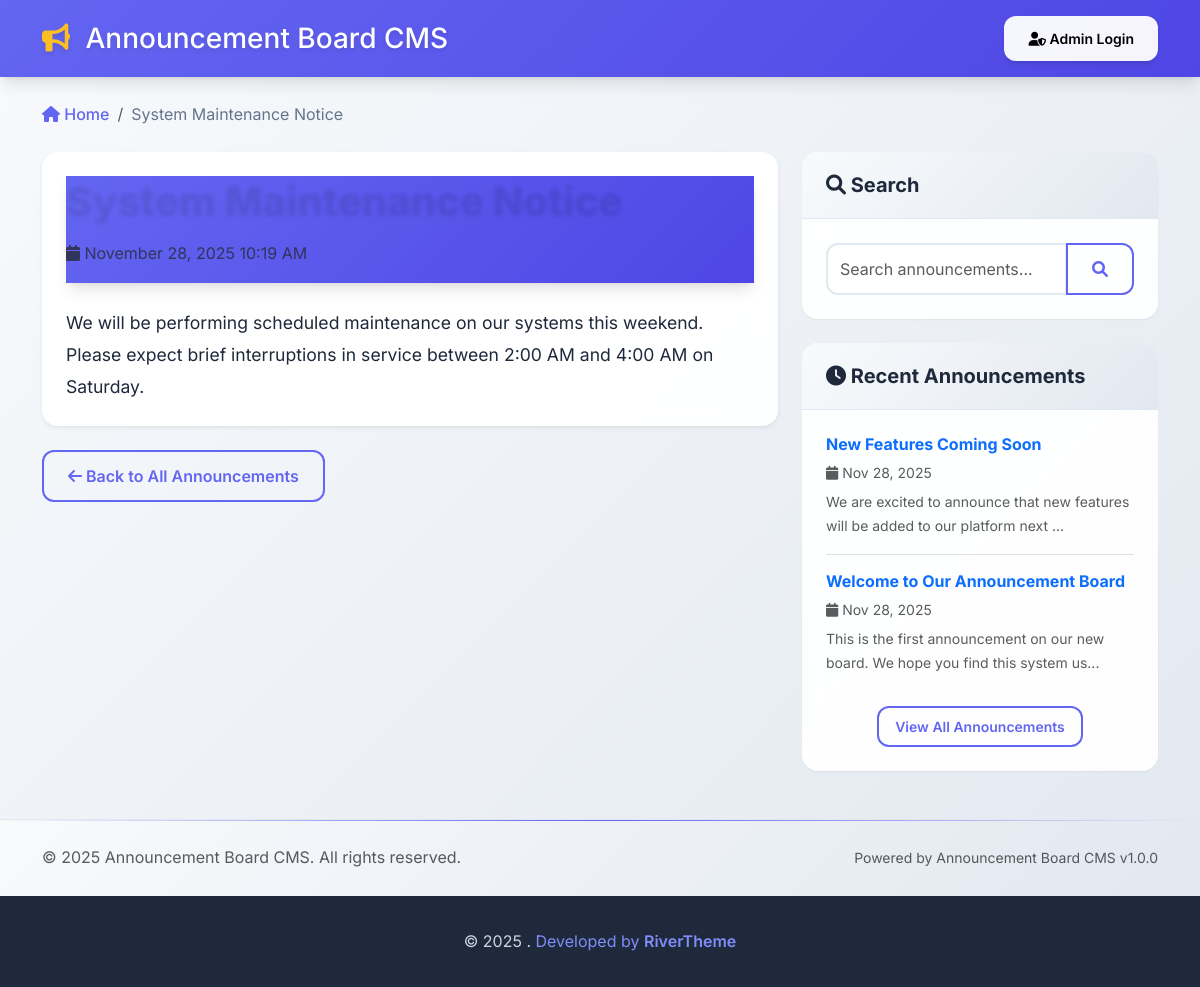
/announcement.php?id=2, run on the app's committed database.
### tables this page shows
CREATE TABLE IF NOT EXISTS announcements (
    id INT AUTO_INCREMENT PRIMARY KEY,
    title VARCHAR(255) NOT NULL,
    content TEXT NOT NULL,
    admin_id INT NOT NULL,
    is_published BOOLEAN DEFAULT TRUE,
    created_at TIMESTAMP DEFAULT CURRENT_TIMESTAMP,
    updated_at TIMESTAMP DEFAULT CURRENT_TIMESTAMP ON UPDATE CURRENT_TIMESTAMP,
    FOREIGN KEY (admin_id) REFERENCES admins(id) ON DELETE CASCADE,
    INDEX idx_published (is_published),
    INDEX idx_created_at (created_at)
);

### includes/Announcement.php (called while the page is built, shortened)
<?php
require_once 'Database.php';
class Announcement {
    private $db;
    private $table = 'announcements';
    public function __construct() {
        $this->db = new Database();
    }
    public function getPublished($limit = null, $offset = 0) {
        $query = "SELECT a.*, ad.username as admin_username
                  FROM " . $this->table . " a
                  LEFT JOIN admins ad ON a.admin_id = ad.id
                  WHERE a.is_published = 1
                  ORDER BY a.created_at DESC";
        if ($limit !== null) {
            $query .= " LIMIT " . intval($limit) . " OFFSET " . intval($offset);
        }
        return $this->db->fetchAll($query);
    }
    public function getPublishedById($id) {
        $query = "SELECT a.*, ad.username as admin_username
                  FROM " . $this->table . " a
                  LEFT JOIN admins ad ON a.admin_id = ad.id
                  WHERE a.id = ? AND a.is_published = 1 LIMIT 1";
        return $this->db->fetch($query, [$id]);
    }
}
?>

### includes/Database.php (called while the page is built, shortened)
<?php
class Database {
    private $host;
    private $db_name;
    private $username;
    private $password;
    private $charset;
    private $pdo;
    public function __construct() {
        $this->host = DB_HOST;
        $this->db_name = DB_NAME;
        $this->username = DB_USER;
        $this->password = DB_PASS;
        $this->charset = DB_CHARSET;
    }
    public function connect() {
        $this->pdo = null;
        try {
            $dsn = "mysql:host=" . $this->host . ";dbname=" . $this->db_name . ";charset=" . $this->charset;
            $options = [
                PDO::ATTR_ERRMODE => PDO::ERRMODE_EXCEPTION,
                PDO::ATTR_DEFAULT_FETCH_MODE => PDO::FETCH_ASSOC,
                PDO::ATTR_EMULATE_PREPARES => false,
            ];
            $this->pdo = new PDO($dsn, $this->username, $this->password, $options);
        } catch (PDOException $e) {
            echo "Connection Error: " . $e->getMessage();
            return null;
        }
        return $this->pdo;
    }
    public function getConnection() {
        if ($this->pdo === null) {
            return $this->connect();
        }
        return $this->pdo;
    }
    public function query($query, $params = []) {
        try {
            $pdo = $this->getConnection();
            $stmt = $pdo->prepare($query);
            $stmt->execute($params);
            return $stmt;
        } catch (PDOException $e) {
            echo "Query Error: " . $e->getMessage();
            return false;
        }
    }
    public function fetch($query, $params = []) {
        $stmt = $this->query($query, $params);
        return $stmt->fetch();
    }
    public function fetchAll($query, $params = []) {
        $stmt = $this->query($query, $params);
        return $stmt->fetchAll();
    }
}
?>

### includes/functions.php (called while the page is built, shortened)
<?php
function format_date($date, $format = 'F j, Y g:i A') {
    return date($format, strtotime($date));
}
function truncate_text($text, $length = 150, $suffix = '...') {
    if (strlen($text) <= $length) {
        return $text;
    }
    return substr($text, 0, $length) . $suffix;
}
function escape_html($text) {
    return htmlspecialchars($text, ENT_QUOTES, 'UTF-8');
}
function nl2br_safe($text) {
    return nl2br(escape_html($text));
}
?>

### announcement.php (the view, shortened to what this page needs)
<?php
require_once 'includes/functions.php';
require_once 'includes/Announcement.php';
$announcement_id = isset($_GET['id']) ? intval($_GET['id']) : 0;
$announcement = new Announcement();
$announcement_data = $announcement->getPublishedById($announcement_id);
$recent_announcements = $announcement->getPublished(5);
$recent_announcements = array_filter($recent_announcements, function($ann) use ($announcement_id) {
    return $ann['id'] != $announcement_id;
});
$recent_announcements = array_slice($recent_announcements, 0, 4);
?>
<!DOCTYPE html>
<html lang="en">
<head>
    <link href="https://cdn.jsdelivr.net/npm/bootstrap@5.3.0/dist/css/bootstrap.min.css" rel="stylesheet">
    <link href="https://cdnjs.cloudflare.com/ajax/libs/font-awesome/6.0.0/css/all.min.css" rel="stylesheet">
    <link href="assets/css/public.css" rel="stylesheet">
</head>
<body>
    <header class="bg-primary text-white py-3 mb-4">
        <div class="container">
            <div class="row align-items-center">
                <div class="col-md-8">
                    <h1 class="h3 mb-0">
                        <a href="index.php" class="text-white text-decoration-none">
                            <i class="fas fa-bullhorn"></i> <?php echo APP_NAME; ?>
                        </a>
                    </h1>
                </div>
                <div class="col-md-4 text-md-end">
                    <a href="admin/login.php" class="btn btn-light btn-sm">
                        <i class="fas fa-user-shield"></i> Admin Login
                    </a>
                </div>
            </div>
        </div>
    </header>
    <div class="container">
        <nav aria-label="breadcrumb" class="mb-4">
            <ol class="breadcrumb">
                <li class="breadcrumb-item">
                    <a href="index.php"><i class="fas fa-home"></i> Home</a>
                </li>
                <li class="breadcrumb-item active" aria-current="page">
                    <?php echo escape_html(truncate_text($announcement_data['title'], 50)); ?>
                </li>
            </ol>
        </nav>
        <div class="row">
            <div class="col-lg-8">
                <article class="card shadow-sm fade-in">
                    <div class="card-body">
                        <header class="mb-4">
                            <h1 class="display-6 mb-3"><?php echo escape_html($announcement_data['title']); ?></h1>
                            <div class="d-flex flex-wrap align-items-center text-muted mb-3">
                                <span class="me-4">
                                    <i class="fas fa-calendar"></i>
                                    <?php echo format_date($announcement_data['created_at']); ?>
                                </span>
                            </div>
                        </header>
                        <div class="announcement-content">
                            <?php echo nl2br_safe($announcement_data['content']); ?>
                        </div>
                    </div>
                </article>
                <div class="mt-4">
                    <a href="index.php" class="btn btn-outline-primary">
                        <i class="fas fa-arrow-left"></i> Back to All Announcements
                    </a>
                </div>
            </div>
            <div class="col-lg-4">
                <div class="card mb-4 slide-up">
                    <div class="card-header">
                        <h5 class="mb-0"><i class="fas fa-search"></i> Search</h5>
                    </div>
                    <div class="card-body">
                        <form method="GET" action="index.php">
                            <div class="input-group">
                                <input type="text" class="form-control" name="search"
                                       placeholder="Search announcements...">
                                <button class="btn btn-outline-primary" type="submit">
                                    <i class="fas fa-search"></i>
                                </button>
                            </div>
                        </form>
                    </div>
                </div>
                <?php if (!empty($recent_announcements)): ?>
                    <div class="card slide-up" style="animation-delay: 0.2s;">
                        <div class="card-header">
                            <h5 class="mb-0"><i class="fas fa-clock"></i> Recent Announcements</h5>
                        </div>
                        <div class="card-body">
                            <?php foreach ($recent_announcements as $recent): ?>
                                <div class="mb-3 pb-3 <?php echo ($recent !== end($recent_announcements)) ? 'border-bottom' : ''; ?>">
                                    <h6 class="mb-1">
                                        <a href="announcement.php?id=<?php echo $recent['id']; ?>" class="text-decoration-none">
                                            <?php echo escape_html($recent['title']); ?>
                                        </a>
                                    </h6>
                                    <small class="text-muted">
                                        <i class="fas fa-calendar"></i>
                                        <?php echo format_date($recent['created_at'], 'M j, Y'); ?>
                                    </small>
                                    <p class="small text-muted mt-1 mb-0">
                                        <?php echo truncate_text(strip_tags($recent['content']), 80); ?>
                                    </p>
                                </div>
                            <?php endforeach; ?>
                            <div class="text-center">
                                <a href="index.php" class="btn btn-sm btn-outline-primary hover-glow">
                                    View All Announcements
                                </a>
                            </div>
                        </div>
                    </div>
                <?php endif; ?>
            </div>
        </div>
    </div>
    <footer class="bg-light mt-5 py-4">
        <div class="container">
            <div class="row">
                <div class="col-md-6">
                    <p class="mb-0 text-muted">
                        &copy; <?php echo date('Y'); ?> <?php echo APP_NAME; ?>. All rights reserved.
                    </p>
                </div>
                <div class="col-md-6 text-md-end">
                    <small class="text-muted">
                        Powered by Announcement Board CMS v<?php echo APP_VERSION; ?>
                    </small>
                </div>
            </div>
        </div>
    </footer>
    <div class="copyright-footer">
        <div class="container">
            <div class="text-center my-2">
                <div>
                    <span>© 2025 . </span>
                    <span class="text-primary">Developed by </span>
                    <a href="https://rivertheme.com" class="fw-semibold text-decoration-none" target="_blank" rel="noopener">RiverTheme</a>
                </div>
            </div>
        </div>
    </div>
</body>
</html>

### data on the page
announcements: title "System Maintenance Notice", created_at "November 28, 2025 10:19 AM", content "We will be performing scheduled maintenance on our systems this weekend. Please expect brief interruptions in service between 2:00 AM and 4:00 AM on Saturday."
announcements: title "New Features Coming Soon", created_at "Nov 28, 2025", content "We are excited to announce that new features will be added to our platform next ..."
announcements: title "Welcome to Our Announcement Board", created_at "Nov 28, 2025", content "This is the first announcement on our new board. We hope you find this system us..."

### other printed values
APP_NAME "Announcement Board CMS"
APP_VERSION "1.0.0"
